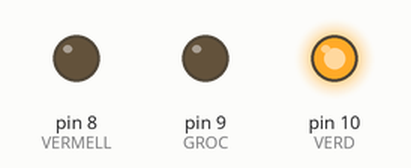
This sketch was run on a simulated Arduino Uno, built with avr-gcc and run on an emulated ATmega328P. On the bench: output pins drawn as LEDs (lit = HIGH).

Above: at 2.0 s.
At 4.7 s:
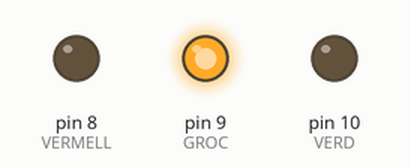
At 7.5 s:
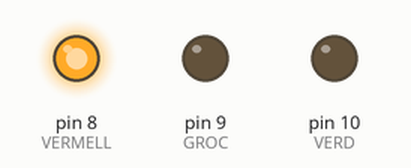
Timing chart, 0 to 12.4 s (numbered marks = the images above):
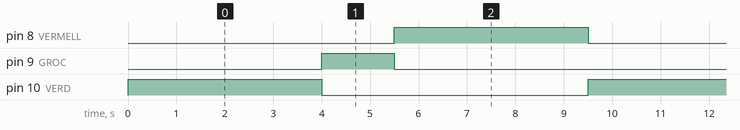

The sketch:

minim.ino
```cpp
/*
  Solucionari Repte SA2-A · Semafor d'un encreuament (REQUISIT MINIM)
  3 LED (vermell, groc, verd) amb la seqüencia correcta i temps per fase.
  Circuit: VERMELL=8, GROC=9, VERD=10 (cada un amb 220 ohm a GND).
*/

const int VERMELL = 8;
const int GROC = 9;
const int VERD = 10;

void setup() {
  pinMode(VERMELL, OUTPUT);
  pinMode(GROC, OUTPUT);
  pinMode(VERD, OUTPUT);
}

void loop() {
  // Verd: passen els cotxes
  digitalWrite(VERD, HIGH); digitalWrite(GROC, LOW); digitalWrite(VERMELL, LOW);
  delay(4000);
  // Groc: atencio
  digitalWrite(VERD, LOW); digitalWrite(GROC, HIGH);
  delay(1500);
  // Vermell: aturada
  digitalWrite(GROC, LOW); digitalWrite(VERMELL, HIGH);
  delay(4000);
}
```

Measured:
- by itself, pin 8 (VERMELL), pin 10 (VERD): alternates HIGH for 4.0 s and LOW for 5.5 s
- by itself, pin 9 (GROC): alternates HIGH for 1.5 s and LOW for 8.0 s
- by itself, everything shown: repeats every 9.5 s, in 3 steps
